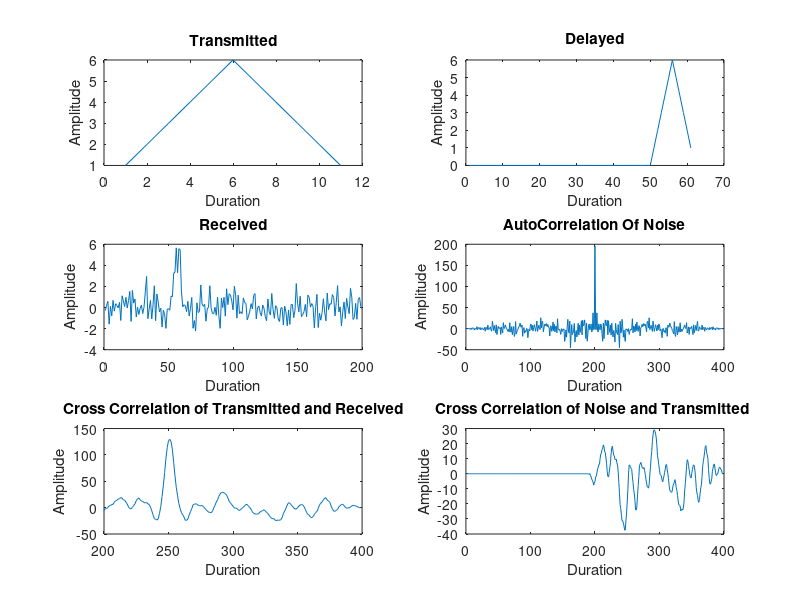

Recreate this plot in MATLAB.
%%Performing Correlations Auto Correlation and cross correlations

clc;
clear all;
close all;

%Tranmitted
Tx= [1,2,3,4,5,6,5,4,3,2,1]
figure();
subplot(3,2,1)
plot(Tx)
xlabel("Duration")
ylabel("Amplitude")
title("Transmitted")

%Delayed Pulse
delay_pulse = [zeros(1,50), Tx]
subplot(3,2,2);
plot(delay_pulse)
xlabel("Duration")
ylabel("Amplitude")
title("Delayed")

%Received Pulse
delay_pulse = [zeros(1,50), Tx, zeros(1,(200-61))];
a=0.999999;
noise = randn(1,200);
rx = ( a * delay_pulse)+noise;
subplot(3,2,3);
plot(rx)
xlabel("Duration")
ylabel("Amplitude")
title("Received")


%Auto Corr

acr= xcorr(noise);
subplot(3,2,4);
plot(acr)
xlabel("Duration")
ylabel("Amplitude")
title("AutoCorrelation Of Noise")

% Cross Correlation
ccr = xcorr(rx, Tx);
subplot(3,2,5);
plot(ccr)
xlim([200 400])
xlabel("Duration")
ylabel("Amplitude")
title("Cross Correlation of Transmitted and Received")

% Cross Correlation
ccr1 = xcorr(noise, Tx);
subplot(3,2,6);
plot(ccr1)
xlabel("Duration")
ylabel("Amplitude")
title("Cross Correlation of Noise and Transmitted ")
